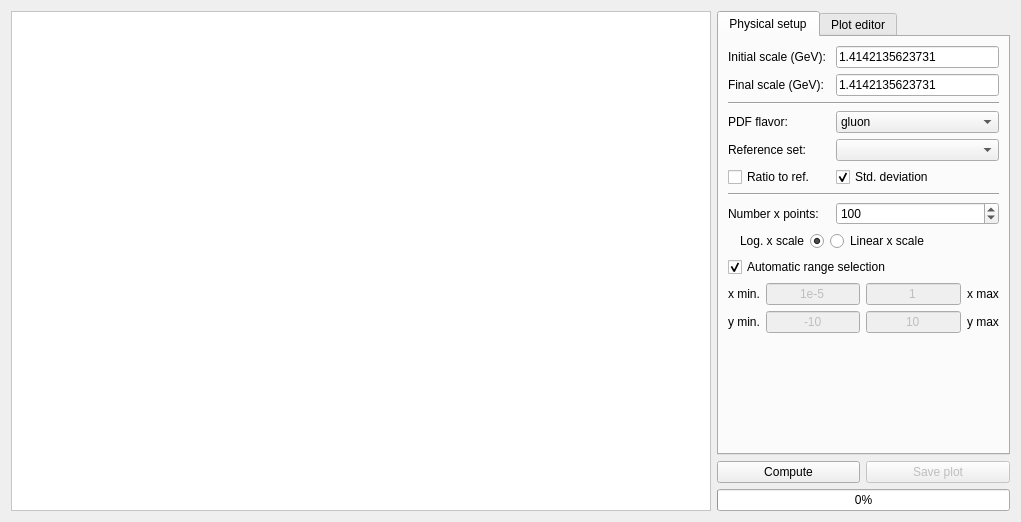
<?xml version="1.0" encoding="UTF-8"?>
<ui version="4.0">
 <class>PlotComparison</class>
 <widget class="QWidget" name="PlotComparison">
  <property name="geometry">
   <rect>
    <x>0</x>
    <y>0</y>
    <width>1021</width>
    <height>518</height>
   </rect>
  </property>
  <property name="windowTitle">
   <string>PDF Comparison</string>
  </property>
  <layout class="QGridLayout" name="gridLayout">
   <item row="0" column="0" rowspan="3">
    <widget class="QGraphicsView" name="graphicsView">
     <property name="minimumSize">
      <size>
       <width>700</width>
       <height>500</height>
      </size>
     </property>
     <property name="styleSheet">
      <string notr="true">background-image: url(:/images/splash.png);
background-repeat: no;
background-position: center;
background-color: rgb(255, 255, 255);</string>
     </property>
    </widget>
   </item>
   <item row="0" column="1" colspan="2">
    <widget class="QTabWidget" name="tabWidget">
     <property name="currentIndex">
      <number>0</number>
     </property>
     <widget class="QWidget" name="tab">
      <attribute name="title">
       <string>Physical setup</string>
      </attribute>
      <layout class="QGridLayout" name="gridLayout_3">
       <item row="0" column="0" colspan="2">
        <widget class="QLabel" name="label">
         <property name="text">
          <string>Initial scale (GeV):</string>
         </property>
        </widget>
       </item>
       <item row="0" column="2">
        <widget class="QLineEdit" name="Qi">
         <property name="text">
          <string>1.4142135623731</string>
         </property>
        </widget>
       </item>
       <item row="1" column="0">
        <widget class="QLabel" name="label_2">
         <property name="text">
          <string>Final scale (GeV):</string>
         </property>
        </widget>
       </item>
       <item row="1" column="2">
        <widget class="QLineEdit" name="Qf">
         <property name="text">
          <string>1.4142135623731</string>
         </property>
        </widget>
       </item>
       <item row="2" column="0" colspan="3">
        <widget class="Line" name="line">
         <property name="orientation">
          <enum>Qt::Horizontal</enum>
         </property>
        </widget>
       </item>
       <item row="3" column="0">
        <widget class="QLabel" name="label_3">
         <property name="text">
          <string>PDF flavor:</string>
         </property>
        </widget>
       </item>
       <item row="3" column="2">
        <widget class="QComboBox" name="PDFflavor">
         <property name="currentIndex">
          <number>6</number>
         </property>
         <item>
          <property name="text">
           <string>tbar</string>
          </property>
         </item>
         <item>
          <property name="text">
           <string>bbar</string>
          </property>
         </item>
         <item>
          <property name="text">
           <string>cbar</string>
          </property>
         </item>
         <item>
          <property name="text">
           <string>sbar</string>
          </property>
         </item>
         <item>
          <property name="text">
           <string>ubar</string>
          </property>
         </item>
         <item>
          <property name="text">
           <string>dbar</string>
          </property>
         </item>
         <item>
          <property name="text">
           <string>gluon</string>
          </property>
         </item>
         <item>
          <property name="text">
           <string>d</string>
          </property>
         </item>
         <item>
          <property name="text">
           <string>u</string>
          </property>
         </item>
         <item>
          <property name="text">
           <string>s</string>
          </property>
         </item>
         <item>
          <property name="text">
           <string>c</string>
          </property>
         </item>
         <item>
          <property name="text">
           <string>b</string>
          </property>
         </item>
         <item>
          <property name="text">
           <string>t</string>
          </property>
         </item>
         <item>
          <property name="text">
           <string>photon</string>
          </property>
         </item>
        </widget>
       </item>
       <item row="7" column="0" colspan="3">
        <widget class="Line" name="line_2">
         <property name="orientation">
          <enum>Qt::Horizontal</enum>
         </property>
        </widget>
       </item>
       <item row="8" column="0" colspan="2">
        <widget class="QLabel" name="label_9">
         <property name="text">
          <string>Number x points:</string>
         </property>
        </widget>
       </item>
       <item row="8" column="2">
        <widget class="QSpinBox" name="xpoints">
         <property name="minimum">
          <number>10</number>
         </property>
         <property name="maximum">
          <number>1000000000</number>
         </property>
         <property name="value">
          <number>100</number>
         </property>
        </widget>
       </item>
       <item row="9" column="1" colspan="2">
        <widget class="QRadioButton" name="lin">
         <property name="layoutDirection">
          <enum>Qt::LeftToRight</enum>
         </property>
         <property name="text">
          <string>Linear x scale</string>
         </property>
        </widget>
       </item>
       <item row="9" column="0">
        <widget class="QRadioButton" name="log">
         <property name="layoutDirection">
          <enum>Qt::RightToLeft</enum>
         </property>
         <property name="text">
          <string>Log. x scale</string>
         </property>
         <property name="checked">
          <bool>true</bool>
         </property>
        </widget>
       </item>
       <item row="10" column="0" colspan="3">
        <widget class="QCheckBox" name="automaticrange">
         <property name="layoutDirection">
          <enum>Qt::LeftToRight</enum>
         </property>
         <property name="text">
          <string>Automatic range selection</string>
         </property>
         <property name="checked">
          <bool>true</bool>
         </property>
        </widget>
       </item>
       <item row="11" column="0" colspan="3">
        <layout class="QGridLayout" name="gridLayout_2">
         <item row="0" column="0">
          <widget class="QLabel" name="label_5">
           <property name="text">
            <string>x min.</string>
           </property>
          </widget>
         </item>
         <item row="0" column="1">
          <widget class="QLineEdit" name="xmin">
           <property name="enabled">
            <bool>false</bool>
           </property>
           <property name="text">
            <string>1e-5</string>
           </property>
           <property name="alignment">
            <set>Qt::AlignCenter</set>
           </property>
          </widget>
         </item>
         <item row="0" column="2">
          <widget class="QLineEdit" name="xmax">
           <property name="enabled">
            <bool>false</bool>
           </property>
           <property name="text">
            <string>1</string>
           </property>
           <property name="alignment">
            <set>Qt::AlignCenter</set>
           </property>
          </widget>
         </item>
         <item row="0" column="3">
          <widget class="QLabel" name="label_6">
           <property name="text">
            <string>x max</string>
           </property>
          </widget>
         </item>
         <item row="1" column="0">
          <widget class="QLabel" name="label_8">
           <property name="text">
            <string>y min.</string>
           </property>
          </widget>
         </item>
         <item row="1" column="1">
          <widget class="QLineEdit" name="ymin">
           <property name="enabled">
            <bool>false</bool>
           </property>
           <property name="text">
            <string>-10</string>
           </property>
           <property name="alignment">
            <set>Qt::AlignCenter</set>
           </property>
          </widget>
         </item>
         <item row="1" column="2">
          <widget class="QLineEdit" name="ymax">
           <property name="enabled">
            <bool>false</bool>
           </property>
           <property name="text">
            <string>10</string>
           </property>
           <property name="alignment">
            <set>Qt::AlignCenter</set>
           </property>
          </widget>
         </item>
         <item row="1" column="3">
          <widget class="QLabel" name="label_7">
           <property name="text">
            <string>y max</string>
           </property>
          </widget>
         </item>
        </layout>
       </item>
       <item row="4" column="0">
        <widget class="QLabel" name="label_4">
         <property name="text">
          <string>Reference set:</string>
         </property>
        </widget>
       </item>
       <item row="6" column="2">
        <widget class="QCheckBox" name="stddev">
         <property name="text">
          <string>Std. deviation</string>
         </property>
         <property name="checked">
          <bool>true</bool>
         </property>
        </widget>
       </item>
       <item row="4" column="2">
        <widget class="QComboBox" name="referenceSet"/>
       </item>
       <item row="12" column="0">
        <spacer name="verticalSpacer_2">
         <property name="orientation">
          <enum>Qt::Vertical</enum>
         </property>
         <property name="sizeHint" stdset="0">
          <size>
           <width>20</width>
           <height>40</height>
          </size>
         </property>
        </spacer>
       </item>
       <item row="6" column="0">
        <widget class="QCheckBox" name="ratio">
         <property name="text">
          <string>Ratio to ref.</string>
         </property>
        </widget>
       </item>
      </layout>
     </widget>
     <widget class="QWidget" name="tab_2">
      <attribute name="title">
       <string>Plot editor</string>
      </attribute>
      <layout class="QGridLayout" name="gridLayout_4">
       <item row="3" column="0" colspan="2">
        <widget class="QLineEdit" name="xtitle"/>
       </item>
       <item row="0" column="0">
        <widget class="QLabel" name="label_10">
         <property name="text">
          <string>Plot Title:</string>
         </property>
        </widget>
       </item>
       <item row="2" column="0">
        <widget class="QLabel" name="label_11">
         <property name="text">
          <string>X axis label:</string>
         </property>
        </widget>
       </item>
       <item row="4" column="0">
        <widget class="QLabel" name="label_12">
         <property name="text">
          <string>Y axis label:</string>
         </property>
        </widget>
       </item>
       <item row="6" column="0" colspan="2">
        <widget class="Line" name="line_3">
         <property name="orientation">
          <enum>Qt::Horizontal</enum>
         </property>
        </widget>
       </item>
       <item row="1" column="0" colspan="2">
        <widget class="QLineEdit" name="title"/>
       </item>
       <item row="7" column="1">
        <spacer name="verticalSpacer">
         <property name="orientation">
          <enum>Qt::Vertical</enum>
         </property>
         <property name="sizeHint" stdset="0">
          <size>
           <width>20</width>
           <height>59</height>
          </size>
         </property>
        </spacer>
       </item>
       <item row="5" column="0" colspan="2">
        <widget class="QLineEdit" name="ytitle"/>
       </item>
      </layout>
     </widget>
    </widget>
   </item>
   <item row="1" column="1">
    <widget class="QPushButton" name="playButton">
     <property name="styleSheet">
      <string notr="true"/>
     </property>
     <property name="text">
      <string>Compute</string>
     </property>
     <property name="icon">
      <iconset resource="../resources/resource.qrc">
       <normaloff>:/images/StepForwardNormalBlue.png</normaloff>:/images/StepForwardNormalBlue.png</iconset>
     </property>
     <property name="iconSize">
      <size>
       <width>32</width>
       <height>32</height>
      </size>
     </property>
    </widget>
   </item>
   <item row="1" column="2">
    <widget class="QPushButton" name="saveButton">
     <property name="enabled">
      <bool>false</bool>
     </property>
     <property name="styleSheet">
      <string notr="true"/>
     </property>
     <property name="text">
      <string>Save plot</string>
     </property>
     <property name="icon">
      <iconset resource="../resources/resource.qrc">
       <normaloff>:/images/save-32x32.png</normaloff>:/images/save-32x32.png</iconset>
     </property>
     <property name="iconSize">
      <size>
       <width>32</width>
       <height>32</height>
      </size>
     </property>
    </widget>
   </item>
   <item row="2" column="1" colspan="2">
    <widget class="QProgressBar" name="progressBar">
     <property name="value">
      <number>0</number>
     </property>
     <property name="textVisible">
      <bool>true</bool>
     </property>
     <property name="orientation">
      <enum>Qt::Horizontal</enum>
     </property>
     <property name="invertedAppearance">
      <bool>false</bool>
     </property>
    </widget>
   </item>
  </layout>
 </widget>
 <resources>
  <include location="../resources/resource.qrc"/>
 </resources>
 <connections/>
</ui>
